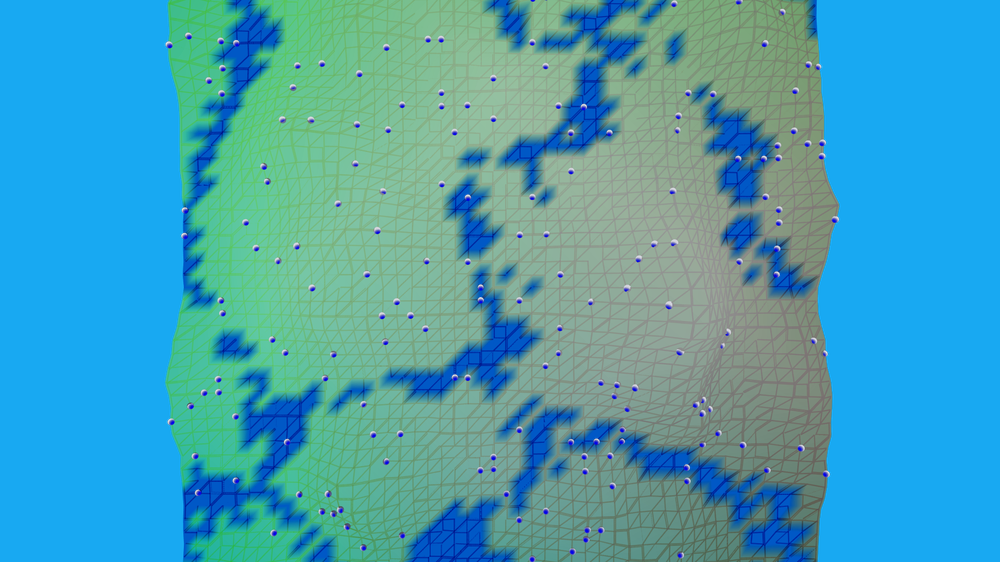
#> input picture screenshot/screenshot_20260213_141509.png, 1000 x 562 px, shrunk from 1920 x 1080 before the run; its folder holds only this picture in this run
$ python analyze_colors.py
#> lines starting #> are read from the running program, lines starting #| are printed output that depends on the picture
#!/usr/bin/env python3
"""Find all distinct object colors in the screenshot, especially cell-like bright spots."""
import glob, os, sys
from PIL import Image
from collections import Counter

files = sorted(glob.glob("/home/johannes/Documents/GitHub/GENERATIONS/screenshot/screenshot_*.png"))
if not files:
    print("No screenshots found"); sys.exit(1)
path = files[-1]
print(f"Analyzing: {os.path.basename(path)}")

img = Image.open(path).convert("RGB")
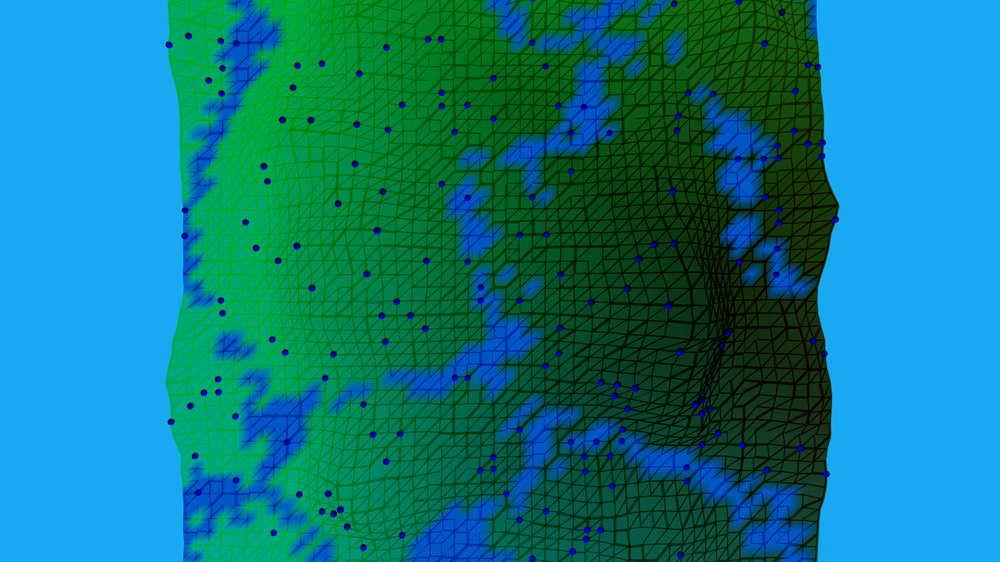
#> img: PIL image 1000x562 RGB; mean R, G, B 10.6, 121, 130.3
pix = img.load()
w, h = img.size
#> w = 1000; h = 562
print(f"Size: {w}x{h}")
#| Size: 1000x562

# Build a histogram of quantized colors (bucket by 32)
buckets = Counter()
bright_pixels = []
for y in range(0, h, 2):
    for x in range(0, w, 2):
        r, g, b = pix[x, y]
        bucket = ((r // 32) * 32, (g // 32) * 32, (b // 32) * 32)
        buckets[bucket] += 1
        # Collect unusually bright or saturated pixels (potential cells)
        luminance = 0.299 * r + 0.587 * g + 0.114 * b
        if luminance > 140 and max(r, g, b) > 160:
            bright_pixels.append((x, y, r, g, b))
#> after the loop, bright_pixels = 53 items, first 6: (822, 66, 26, 182, 255), (820, 70, 25, 178, 255), (822, 84, 25, 177, 255), (822, 86, 25, 177, 255), (822, 88, 25, 177, 255), (822, 90, 25, 177, 255); buckets = 45 items

print(f"\nTop 25 color buckets:")
for bucket, count in buckets.most_common(25):
    print(f"  RGB~{bucket}: {count} pixels")
#> this loop made 25 passes
#> (bucket, count) on passes 1 to 12: ((0, 160, 224), 49391), ((0, 32, 0), 11422), ((0, 64, 0), 8346), ((0, 0, 0), 5704), ((0, 64, 32), 5390), ((0, 128, 64), 5228), ((0, 96, 0), 4317), ((0, 96, 32), 4289), ((0, 160, 96), 4199), ((0, 96, 64), 4181), ((0, 64, 192), 3644), ((0, 128, 32), 3308)
#|   RGB~(0, 160, 224): 49391 pixels
#|   RGB~(0, 32, 0): 11422 pixels
#|   RGB~(0, 64, 0): 8346 pixels
#|   RGB~(0, 0, 0): 5704 pixels
#|   RGB~(0, 64, 32): 5390 pixels
#|   RGB~(0, 128, 64): 5228 pixels
#|   RGB~(0, 96, 0): 4317 pixels
#|   RGB~(0, 96, 32): 4289 pixels
#> (further printed lines are left out)

print(f"\nBright pixel count (lum>140, max>160): {len(bright_pixels)}")
#| Bright pixel count (lum>140, max>160): 53
if bright_pixels:
    # Show some samples
    print("Samples:")
    import random
    samples = random.sample(bright_pixels, min(20, len(bright_pixels)))
#> samples = 20 items, first 6: (820, 282, 25, 177, 255), (828, 470, 26, 184, 255), (818, 300, 25, 178, 255), (822, 84, 25, 177, 255), (180, 210, 25, 178, 255), (826, 344, 25, 181, 255)
    for x, y, r, g, b in sorted(samples):
        print(f"  ({x},{y}): RGB=({r},{g},{b})")
#> this loop made 20 passes
#> (x, y, r, g, b) on passes 1 to 12: (180, 210, 25, 178, 255), (180, 234, 25, 180, 255), (818, 298, 25, 178, 255), (818, 300, 25, 178, 255), (820, 282, 25, 177, 255), (822, 84, 25, 177, 255), (822, 92, 25, 177, 255), (824, 108, 25, 179, 255), (824, 146, 25, 179, 252), (824, 270, 25, 177, 253), (826, 340, 25, 178, 254), (826, 342, 25, 179, 255)
#|   (180,210): RGB=(25,178,255)
#|   (180,234): RGB=(25,180,255)
#|   (818,298): RGB=(25,178,255)
#|   (818,300): RGB=(25,178,255)
#|   (820,282): RGB=(25,177,255)
#|   (822,84): RGB=(25,177,255)
#|   (822,92): RGB=(25,177,255)
#|   (824,108): RGB=(25,179,255)
#> (further printed lines are left out)

# Also check: are there any pixels that look like cells (greyish-white)?
cell_like = 0
for y in range(0, h, 2):
    for x in range(0, w, 2):
        r, g, b = pix[x, y]
        if r > 150 and g > 150 and b > 150 and abs(r - g) < 30 and abs(g - b) < 30:
            cell_like += 1
#> after the loop, cell_like = 0
print(f"\nGrey/white cell-like pixels (R,G,B>150, balanced): {cell_like}")
#| Grey/white cell-like pixels (R,G,B>150, balanced): 0
